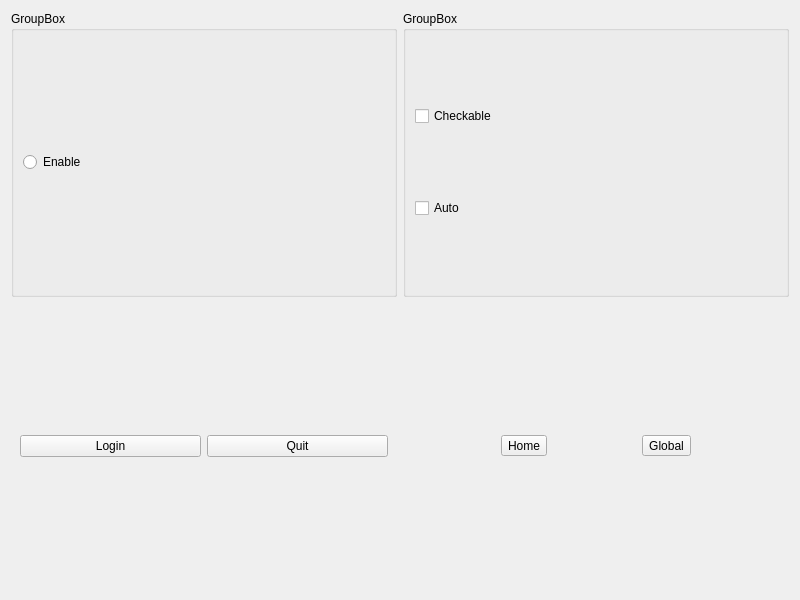
<?xml version="1.0" encoding="UTF-8"?>
<ui version="4.0">
 <class>Widget</class>
 <widget class="QWidget" name="Widget">
  <property name="geometry">
   <rect>
    <x>0</x>
    <y>0</y>
    <width>800</width>
    <height>600</height>
   </rect>
  </property>
  <property name="windowTitle">
   <string>Widget</string>
  </property>
  <layout class="QGridLayout" name="gridLayout">
   <item row="0" column="1">
    <widget class="QGroupBox" name="groupBox_2">
     <property name="title">
      <string>GroupBox</string>
     </property>
     <layout class="QVBoxLayout" name="verticalLayout">
      <item>
       <widget class="QCheckBox" name="checkbox_checkable">
        <property name="text">
         <string>Checkable</string>
        </property>
        <property name="checked">
         <bool>false</bool>
        </property>
       </widget>
      </item>
      <item>
       <widget class="QCheckBox" name="checkbox_auto">
        <property name="text">
         <string>Auto</string>
        </property>
       </widget>
      </item>
     </layout>
    </widget>
   </item>
   <item row="0" column="0">
    <widget class="QGroupBox" name="groupBox">
     <property name="title">
      <string>GroupBox</string>
     </property>
     <layout class="QVBoxLayout" name="verticalLayout_2">
      <item>
       <widget class="QRadioButton" name="enabel_button">
        <property name="text">
         <string>Enable</string>
        </property>
       </widget>
      </item>
     </layout>
    </widget>
   </item>
   <item row="1" column="0">
    <widget class="QWidget" name="widget" native="true">
     <layout class="QHBoxLayout" name="horizontalLayout">
      <item>
       <widget class="QPushButton" name="pushbutton_login">
        <property name="text">
         <string>Login</string>
        </property>
       </widget>
      </item>
      <item>
       <widget class="QPushButton" name="pushbutton_quit">
        <property name="text">
         <string>Quit</string>
        </property>
       </widget>
      </item>
     </layout>
    </widget>
   </item>
   <item row="1" column="1">
    <widget class="QWidget" name="widget_2" native="true">
     <layout class="QHBoxLayout" name="horizontalLayout_2">
      <item>
       <widget class="QToolButton" name="toolButton_2">
        <property name="sizePolicy">
         <sizepolicy hsizetype="Fixed" vsizetype="Fixed">
          <horstretch>0</horstretch>
          <verstretch>0</verstretch>
         </sizepolicy>
        </property>
        <property name="text">
         <string>Home</string>
        </property>
        <property name="icon">
         <iconset resource="resource.qrc">
          <normaloff>:/images/home.png</normaloff>:/images/home.png</iconset>
        </property>
        <property name="toolButtonStyle">
         <enum>Qt::ToolButtonStyle::ToolButtonTextBesideIcon</enum>
        </property>
       </widget>
      </item>
      <item>
       <widget class="QToolButton" name="toolButton">
        <property name="text">
         <string>Global</string>
        </property>
        <property name="icon">
         <iconset resource="resource.qrc">
          <normaloff>:/images/globe.png</normaloff>:/images/globe.png</iconset>
        </property>
        <property name="toolButtonStyle">
         <enum>Qt::ToolButtonStyle::ToolButtonTextBesideIcon</enum>
        </property>
       </widget>
      </item>
     </layout>
    </widget>
   </item>
  </layout>
 </widget>
 <resources>
  <include location="resource.qrc"/>
 </resources>
 <connections/>
</ui>
